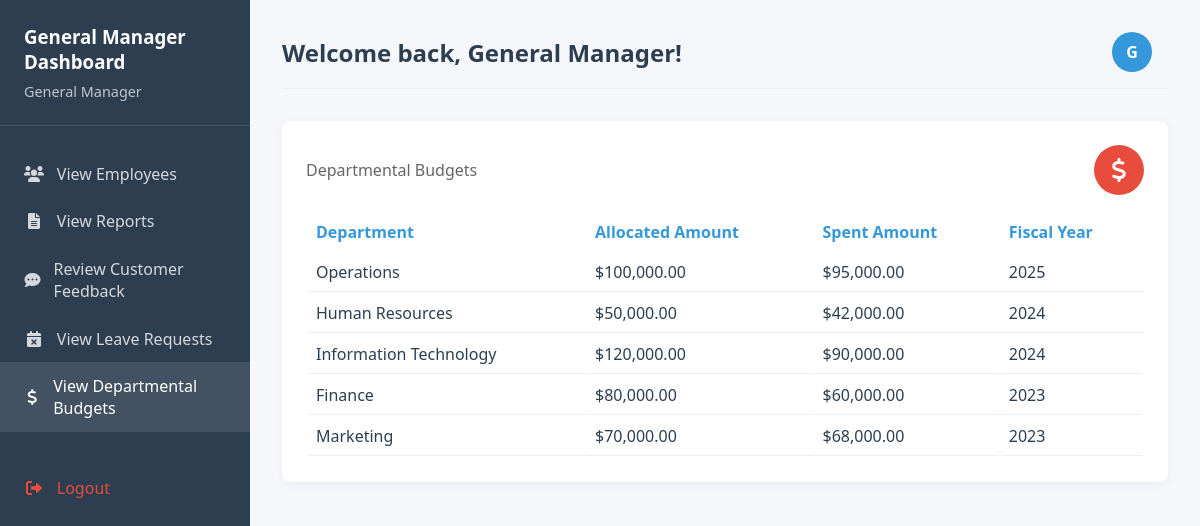
Page /general_manager_dashboard.php?view=departmental_budgets on the committed database.
### tables this page shows
CREATE TABLE `departmental_budgets` (
  `budget_id` int(11) NOT NULL,
  `department` varchar(100) NOT NULL,
  `allocated_amount` decimal(12,2) NOT NULL,
  `spent_amount` decimal(12,2) NOT NULL,
  `fiscal_year` year(4) NOT NULL
);

### general_manager_dashboard.php (the view, shortened to what this page needs)
<?php
require 'db_connection.php';
$displayName = isset($_SESSION['FName'], $_SESSION['LName']) ? $_SESSION['FName'] . ' ' . $_SESSION['LName'] : 'General Manager';
$avatar = strtoupper(substr($displayName, 0, 1));
$successMessage = '';
$errorMessage = '';
$showLeaveRequests = false;
$showViewEmployees = false;
$showUpdateEmployees = false;
$showReports = false;
$showCustomerFeedback = false;
$showDepartmentalBudgets = false;
if (isset($_GET['view'])) {
    $showLeaveRequests = ($_GET['view'] === 'leave_requests');
    $showViewEmployees = ($_GET['view'] === 'view_employees');
    $showUpdateEmployees = ($_GET['view'] === 'update_employees');
    $showReports = ($_GET['view'] === 'reports');
    $showCustomerFeedback = ($_GET['view'] === 'customer_feedback');
    $showDepartmentalBudgets = ($_GET['view'] === 'departmental_budgets');
} else {
}
if ($showDepartmentalBudgets) {
    $stmt = $pdo->query("SELECT budget_id, department, allocated_amount, spent_amount, fiscal_year FROM departmental_budgets ORDER BY fiscal_year DESC");
    $budgets = $stmt->fetchAll();
}
?>
<!DOCTYPE html>
<html lang="en">
<head>
    <link rel="stylesheet" href="https://cdnjs.cloudflare.com/ajax/libs/font-awesome/6.0.0/css/all.min.css">
</head>
<body>
    <div class="dashboard-container">
        <div class="sidebar">
            <div class="sidebar-header">
                <h3>General Manager Dashboard</h3>
                <p><?= htmlspecialchars($displayName) ?></p>
            </div>
            <div class="sidebar-menu">
                <a href="?view=view_employees" class="menu-item <?= $showViewEmployees || $showUpdateEmployees ? 'active' : '' ?>"><i class="fas fa-users"></i> View Employees</a>
                <a href="?view=reports" class="menu-item <?= $showReports ? 'active' : '' ?>"><i class="fas fa-file-alt"></i> View Reports</a>
                <a href="?view=customer_feedback" class="menu-item <?= $showCustomerFeedback ? 'active' : '' ?>"><i class="fas fa-comment-dots"></i> Review Customer Feedback</a>
                <a href="?view=leave_requests" class="menu-item <?= $showLeaveRequests ? 'active' : '' ?>"><i class="fas fa-calendar-times"></i> View Leave Requests</a>
                <a href="?view=departmental_budgets" class="menu-item <?= $showDepartmentalBudgets ? 'active' : '' ?>"><i class="fas fa-dollar-sign"></i> View Departmental Budgets</a>
                <a href="logout.php" class="menu-item" style="margin-top: 2rem; color: #e74c3c;"><i class="fas fa-sign-out-alt"></i> Logout</a>
            </div>
        </div>
        <div class="main-content">
            <div class="top-bar">
                <h2>Welcome back, <?= htmlspecialchars($displayName) ?>!</h2>
                <div class="user-info">
                    <div class="user-avatar"><?= $avatar ?></div>
                </div>
            </div>
            <div class="dashboard-cards">
                <?php if ($showLeaveRequests && $leave_requests): ?>
                <div class="card">
                    <div class="card-header">
                        <span class="card-title">Leave Requests</span>
                        <div class="card-icon bg-primary"><i class="fas fa-calendar-times"></i></div>
                    </div>
                    <?php if ($errorMessage): ?>
                        <div class="message error"><?= htmlspecialchars($errorMessage) ?></div>
                    <?php endif; ?>
                    <?php if ($successMessage): ?>
                        <div class="message success"><?= htmlspecialchars($successMessage) ?></div>
                    <?php endif; ?>
                    <table class="data-table">
                        <tr>
                            <th>Employee</th>
                            <th>Start Date</th>
                            <th>End Date</th>
                            <th>Reason</th>
                            <th>Submitted At</th>
                            <th>Action</th>
                        </tr>
                        <?php foreach ($leave_requests as $request): ?>
                        <tr>
                            <td><?= htmlspecialchars($request['FName'] . ' ' . $request['LName']) ?></td>
                            <td><?= htmlspecialchars($request['st_date']) ?></td>
                            <td><?= htmlspecialchars($request['end_date']) ?></td>
                            <td><?= htmlspecialchars($request['reason']) ?></td>
                            <td><?= htmlspecialchars($request['req_date']) ?></td>
                            <td>
                                <form action="" method="POST" style="display: inline;">
                                    <input type="hidden" name="leave_id" value="<?= $request['lr_id'] ?>">
                                    <button type="submit" name="approve_leave" class="action-btn approve-btn"><i class="fas fa-check"></i> Approve</button>
                                    <button type="submit" name="reject_leave" class="action-btn reject-btn"><i class="fas fa-times"></i> Reject</button>
                                </form>
                            </td>
                        </tr>
                        <?php endforeach; ?>
                    </table>
                </div>
                <?php elseif ($showDepartmentalBudgets && $budgets): ?>
                <div class="card">
                    <div class="card-header">
                        <span class="card-title">Departmental Budgets</span>
                        <div class="card-icon bg-accent"><i class="fas fa-dollar-sign"></i></div>
                    </div>
                    <table class="data-table">
                        <tr>
                            <th>Department</th>
                            <th>Allocated Amount</th>
                            <th>Spent Amount</th>
                            <th>Fiscal Year</th>
                        </tr>
                        <?php foreach ($budgets as $budget): ?>
                        <tr>
                            <td><?= htmlspecialchars($budget['department']) ?></td>
                            <td>$<?= number_format($budget['allocated_amount'], 2) ?></td>
                            <td>$<?= number_format($budget['spent_amount'], 2) ?></td>
                            <td><?= htmlspecialchars($budget['fiscal_year']) ?></td>
                        </tr>
                        <?php endforeach; ?>
                    </table>
                </div>
                <?php endif; ?>
            </div>
        </div>
    </div>
</body>
</html>

### general_manager_dashboard.php (style rules this page uses)
:root { --primary-color: #2c3e50; --secondary-color: #3498db; --accent-color: #e74c3c; --light-color: #ecf0f1; --dark-color: #2c3e50; --success-color: #2ecc71; }
* { margin: 0; padding: 0; box-sizing: border-box; font-family: 'Segoe UI', Tahoma, Geneva, Verdana, sans-serif; }
body { background-color: #f5f7fa; color: var(--dark-color); }
.dashboard-container { display: flex; min-height: 100vh; }
.sidebar { width: 250px; background-color: var(--primary-color); color: white; padding: 1.5rem 0; position: fixed; height: 100%; }
.sidebar-header { padding: 0 1.5rem 1.5rem; border-bottom: 1px solid rgba(255, 255, 255, 0.1); }
.sidebar-header h3 { color: white; margin-bottom: 0.5rem; }
.sidebar-header p { color: rgba(255, 255, 255, 0.7); font-size: 0.9rem; }
.sidebar-menu { padding: 1.5rem 0; }
.menu-item { padding: 0.8rem 1.5rem; display: flex; align-items: center; color: rgba(255, 255, 255, 0.8); text-decoration: none; transition: all 0.3s ease; }
.menu-item:hover, .menu-item.active { background-color: rgba(255, 255, 255, 0.1); color: white; }
.menu-item i { margin-right: 0.8rem; width: 20px; text-align: center; }
.main-content { flex: 1; margin-left: 250px; padding: 2rem; }
.top-bar { display: flex; justify-content: space-between; align-items: center; margin-bottom: 2rem; padding-bottom: 1rem; border-bottom: 1px solid #eee; }
.user-info { display: flex; align-items: center; }
.user-avatar { width: 40px; height: 40px; border-radius: 50%; background-color: var(--secondary-color); color: white; display: flex; align-items: center; justify-content: center; margin-right: 1rem; font-weight: bold; }
.dashboard-cards { display: grid; grid-template-columns: repeat(auto-fill, minmax(550px, 1fr)); gap: 1.5rem; margin-bottom: 2rem; }
.card { background: white; border-radius: 8px; padding: 1.5rem; box-shadow: 0 2px 10px rgba(0, 0, 0, 0.05); }
.card-header { display: flex; justify-content: space-between; align-items: center; margin-bottom: 1rem; }
.card-title { font-size: 1rem; color: #666; }
.card-icon { width: 50px; height: 50px; border-radius: 50%; display: flex; align-items: center; justify-content: center; color: white; font-size: 1.5rem; }
.bg-accent { background-color: var(--accent-color); }
.data-table, .form-table { width: 100%; }
.data-table td, .form-table td { padding: 8px; border-bottom: 1px solid #eee; }
.data-table th, .form-table th { text-align: left; padding: 8px; color: var(--secondary-color); }

### rows in the picture
departmental_budgets: department "Operations", allocated_amount "100,000.00", spent_amount "95,000.00", fiscal_year "2025"
departmental_budgets: department "Human Resources", allocated_amount "50,000.00", spent_amount "42,000.00", fiscal_year "2024"
departmental_budgets: department "Information Technology", allocated_amount "120,000.00", spent_amount "90,000.00", fiscal_year "2024"
departmental_budgets: department "Finance", allocated_amount "80,000.00", spent_amount "60,000.00", fiscal_year "2023"
departmental_budgets: department "Marketing", allocated_amount "70,000.00", spent_amount "68,000.00", fiscal_year "2023"

### other values in the picture
$displayName "General Manager"
$avatar "G"
